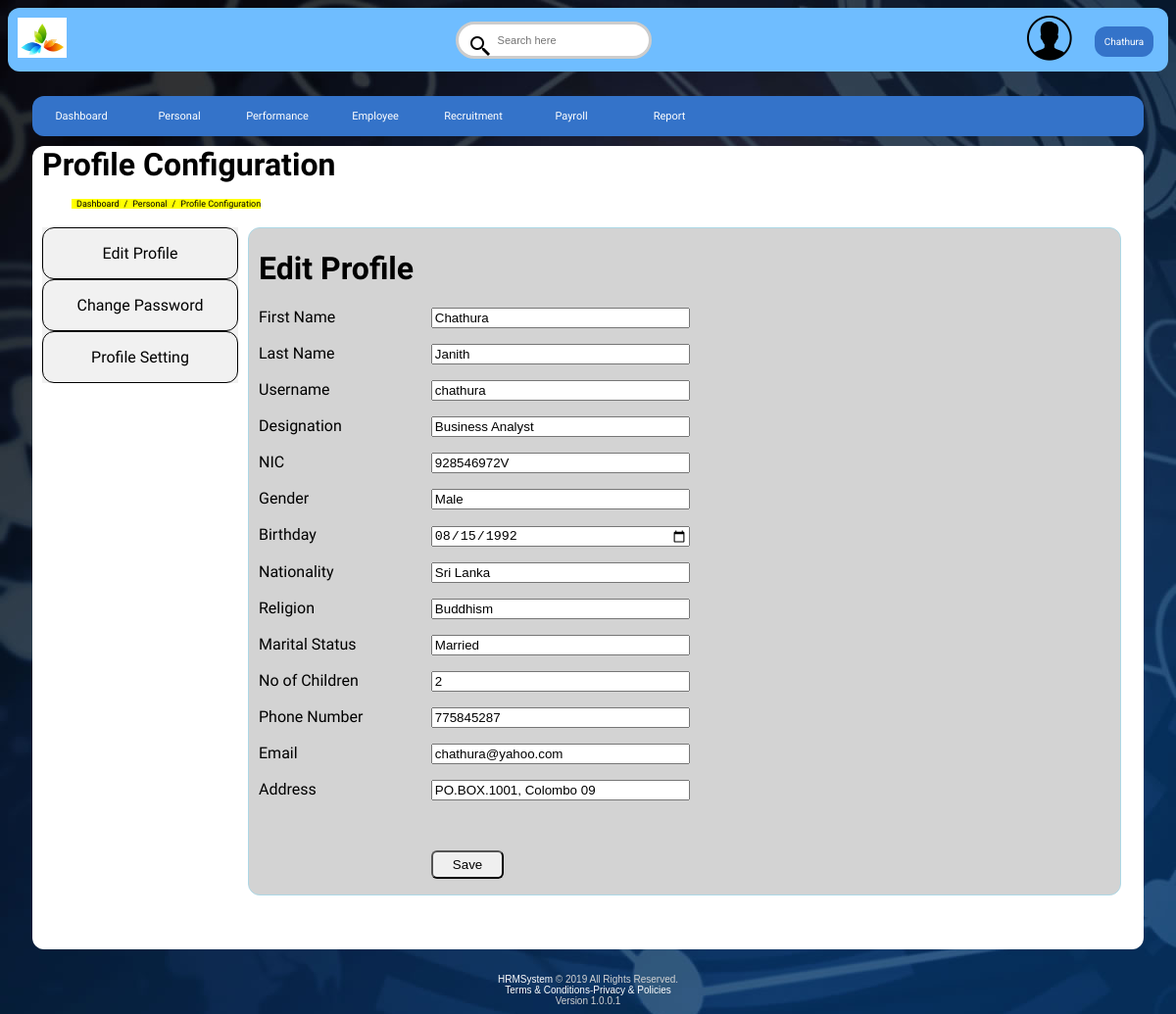
The page /profileconfig.php (signed in) on the database its author committed.
### tables this page shows
CREATE TABLE `user` (
  `id` int(10) NOT NULL,
  `fname` varchar(100) NOT NULL,
  `lname` varchar(100) NOT NULL,
  `nic` varchar(20) NOT NULL,
  `nationality` varchar(50) NOT NULL,
  `religion` varchar(50) NOT NULL,
  `mstatus` varchar(50) NOT NULL,
  `gender` varchar(20) NOT NULL,
  `phone` int(15) NOT NULL,
  `email` varchar(100) NOT NULL,
  `username` varchar(100) NOT NULL,
  `birthday` date NOT NULL,
  `address` varchar(100) NOT NULL,
  `designation` varchar(100) NOT NULL,
  `joindate` date NOT NULL,
  `password` varchar(100) NOT NULL,
  `nofchildren` int(5) NOT NULL,
  `lastlogin` datetime NOT NULL,
  `is_deleted` tinyint(1) NOT NULL
);

### profileconfig.php (the view, shortened to what this page needs)
<?php include_once 'utils/config.php'; ?>
<?php
  if (isset($_GET['uid'])) {
    $uid = mysqli_real_escape_string($conn,$_GET['uid']);
    $query = "SELECT * FROM user WHERE id='{$uid}' LIMIT 1";
    $result_set = $conn->query($query);
    if ($result_set) {
      if ($result_set->num_rows == 1) {
        $result = $result_set->fetch_assoc();
        $fname       = $result["fname"];
        $lname       = $result["lname"];
        $designation = $result["designation"];
        $nic         = $result["nic"];
        $nationality = $result["nationality"];
        $religion    = $result["religion"];
        $mstatus     = $result["mstatus"];
        $gender      = $result["gender"];
        $phone       = $result["phone"];
        $email       = $result["email"];
        $birthday    = $result["birthday"];
        $address     = $result["address"];
        $nofchildren = $result["nofchildren"];
        $username    = $result["username"];
      }
      else {
        header ('Location: dashboard.php?err=user_not_found');
      }
    }
    else {
      header ('Location: dashboard.php?err=query_faild');
    }
  }
?>
<!DOCTYPE html>
<html>
  <head>
    <link rel="stylesheet" type="text/css" href="css/profileconfig.css">
  </head>
  <body>
  <div class="header">
    <table>
          <tr>
            <td width="5%"><img src="image/logo.jpg" class="mainlogo"></td>
            <td width="70%">
              <center>
              <div class="searchbox">
                <form>
                  <input type="search" placeholder="Search here">
                </form>
              </div>
            </center>
            </td>
            <td width="5%"><img src="image/user.png" class="userlogo"></td>
            <td width="5%">
              <div class="profileimg">
                <a class="pidropbtn a" href="#"><?php echo $_SESSION['f_name']; ?></a>
              </div>
            </td>
          </tr>
        </table>
  </div>
    <div class="div1">
      <div class="div2">
        <ul id="mainNav">
          <li><a href="dashboard.php">Dashboard</a></li>
          <li class="dropdown">
            <a href="javascript:void(0)" class="dropbtn">Personal</a>
          </li>
          <li class="dropdown">
            <a href="performance.php" class="dropbtn">Performance</a>
          </li>
          <li class="dropdown">
            <a href="javascript:void(0)" class="dropbtn">Employee</a>
          </li>
          <li class="dropdown">
            <a href="javascript:void(0)" class="dropbtn">Recruitment</a>
          </li>
          <li class="dropdown">
            <a href="javascript:void(0)" class="dropbtn">Payroll</a>
          </li>
          <li class="dropdown">
            <a href="javascript:void(0)" class="dropbtn">Report</a>
          </li>
        </ul>
    </div>
    <div class="div3">
      <H1 class="pageTitle">Profile Configuration</H1>
      <div id="pageNav">
        <ul>
          <li>Dashboard</li>
          <li> / </li>
          <li>Personal</li>
          <li> / </li>
          <li>Profile Configuration</li>
        </ul>
      </div>
      <br>
      <div id="sidemenu">
        <div class="menu1">
          <ul>
            <li><a href="profileconfig.php">Edit Profile</a></li>
            <li><a href="profileconfig2.php">Change Password</a></li>
            <li><a href="profileconfig3.php">Profile Setting</a></li>
          </ul>
        </div>
        <div class="menu2">
          <H1>Edit Profile</h1>
            <form action="profileconfig.php" method="post" class="form">
              <p>
                <label for="">First Name</label>
                <input type="text" name="fname" value="<?php echo $fname ?>">
              </p>
              <p>
                <label for="">Last Name</label>
                <input type="text" name="lname" value="<?php echo $lname ?>">
              </p>
              <p>
                <label for="">Username</label>
                <input type="text" name="username" value="<?php echo $username ?>">
              </p>
              <p>
                <label for="">Designation</label>
                <input type="text" name="designation" value="<?php echo $designation ?>">
              </p>
              <p>
                <label for="">NIC</label>
                <input type="text" name="nic" value="<?php echo $nic ?>">
              </p>
              <p>
                <label for="">Gender</label>
                <input type="text" name="gender" value="<?php echo $gender ?>">
              </p>
              <p>
                <label for="">Birthday</label>
                <input type="date" name="birthday" value="<?php echo $birthday ?>">
              </p>
              <p>
                <label for="">Nationality</label>
                <input type="text" name="nationality" value="<?php echo $nationality ?>">
              </p>
              <p>
                <label for="">Religion</label>
                <input type="text" name="religion" value="<?php echo $religion ?>">
              </p>
              <p>
                <label for="">Marital Status</label>
                <input type="text" name="mstatus" value="<?php echo $mstatus ?>">
              </p>
              <p>
                <label for="">No of Children</label>
                <input type="number" name="nofchildren" value="<?php echo $nofchildren ?>">
              </p>
              <p>
                <label for="">Phone Number</label>
                <input type="number" name="phone" value="<?php echo $phone ?>">
              </p>
              <p>
                <label for="">Email</label>
                <input type="email" name="email" value="<?php echo $email ?>">
              </p>
              <p>
                <label for="">Address</label>
                <input type="text" name="address" value="<?php echo $address ?>">
              </p>
              <br>
              <p>
                <label for="">&nbsp;</label>
                <button type="submit" name="submit" value="Save Data">Save</button>
              </p>
            </form>
        </div>
      </div>
  </div>
  </div>
  </body>
  <footer>
    <a href="dashboard.php">HRMSystem</a> &copy; 2019 All Rights Reserved.<br/><a href="dterms.php">Terms & Conditions</a>-<a href="dprivacy.php">Privacy & Policies</a><br/>Version 1.0.0.1
  </footer>
  </html>

### css/profileconfig.css (style rules this page uses)
* { box-sizing: border-box; }
body { background-image:url('../image/img2.jpg'); background-repeat:repeat; font-family: Tahoma, Geneva, sans-serif; }
.header { font-family: 'Roboto', sans-serif; border-radius: 12px; margin-bottom: 5px; padding: 2px; background-color: #6fbdff; }
.searchbox { width: auto; }
input[type=search] { width: 200px; box-sizing: border-box; border: 3px solid #ccc; border-radius: 50px; font-size: 11px; background-color:none; background-image: url('../image/searchicon.png'); background-position: 10px 10px; background-repeat: no-repeat; padding: 10px 20px 10px 40px; -webkit-transition: width 0.4s ease-in-out; transition: width 0.4s ease-in-out; }
.profileimg { position: relative; display: inline-block; }
.pidropbtn { background-color: #3473c9; text-decoration: none; color: white; border-radius: 12px; padding: 10px; width: 100px; font-size: 10px; border: none; cursor: pointer; }
.div1 { font-family: 'Varela', sans-serif; margin:25px; width:auto; min-height: 600px; min-width: 503px; }
.div2 { border-radius: 12px; min-width: 503px; }
.mainlogo { width: 50px; margin: 5px; }
.userlogo { width: 50px; }
#mainNav { list-style-type: none; border-radius: 12px; font-size: 11px; margin: 0; padding: 0; overflow: hidden; background-color: #3473c9; }
#mainNav li { float: left; }
li a, .dropbtn { display: inline-block; color: white; text-align: center; min-width: 100px; padding: 14px 16px; text-decoration: none; }
li.dropdown { display: inline-block; }
footer { font-size: 10px; color: lightgray; text-align: center; }
footer a { text-decoration: none; color: white; }
.pageTitle { margin: 10px; }
#pageNav ul { list-style-type: none; }
#pageNav ul li { background-color: yellow; font-size: 9px; width:auto; color: black; float: left; padding-left: 5px; }
.div3 { margin-top: 5px; border-radius: 12px; min-height: 820px; max-height: 1500px; background-color: white; }
#sidemenu { margin: 10px; }
#sidemenu div { float: left; }
#sidemenu div ul { list-style-type: none; margin: 0; padding: 0; width: 200px; height: auto; background-color: #f1f1f1; }
#sidemenu div ul li a { border: 1px solid black; display: block; color: black; padding: 16px; text-decoration: none; border-radius: 12px; }
.menu1 { border-radius: 12px; height: auto; width: 200px; }
.menu2 { background-color: lightgray; height: auto; width: 80%; border-radius: 12px; border: 1px solid lightblue; margin-left: 10px; padding-left: 10px; min-width: 600px; }
form.form label { width: 20%; float: left; }
form.form input { width: 30%; }
button { padding: 5px 20px 5px 20px; border-radius: 6px; }

### rows shown on the page
user: fname "Chathura", lname "Janith", username "chathura", designation "Business Analyst", nic "928546972V", gender "Male", birthday "08/15/1992", nationality "Sri Lanka", religion "Buddhism", mstatus "Married", nofchildren "2", phone "775845287", email "chathura@yahoo.com", address "PO.BOX.1001, Colombo 09"

### other values the page prints
$_SESSION['f_name'] "Chathura"
